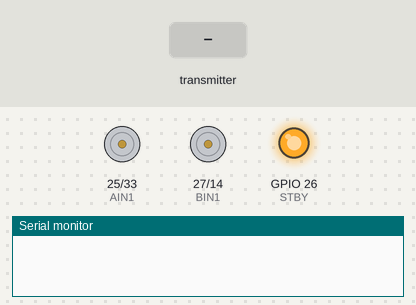
This sketch was run on a simulated ESP32. Shown: motor-driver pin pairs drawn as motors (green arrow = first pin HIGH = forward, orange = second pin HIGH = backward, longer = more drive, scaled by the enable pin, stopped while the standby pin is LOW), output pins drawn as LEDs (lit = HIGH), the last lines printed to the serial monitor. The test bench sets the inputs (shaded band).

Above: at 1.2 s.
1.3 s: the transmitter starts sending command = Forward
At 2.5 s:
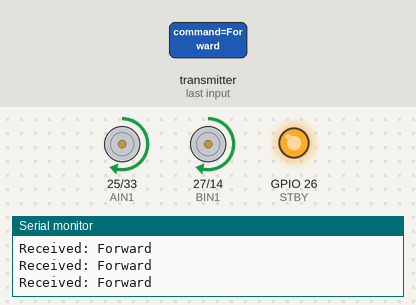
2.8 s: the transmitter starts sending command = Backward
At 3.8 s:
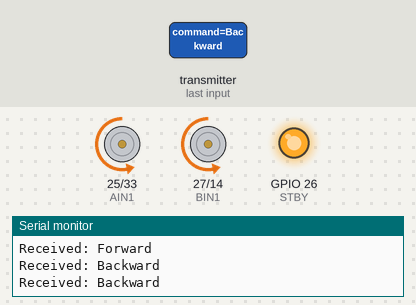
4.3 s: the transmitter starts sending command = Left
At 5.0 s:
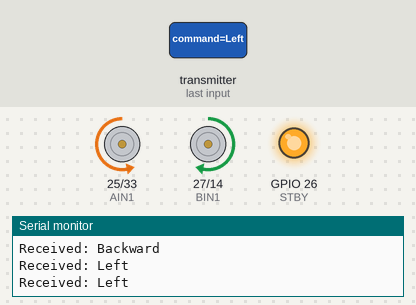
5.8 s: the transmitter starts sending command = Right
At 6.1 s:
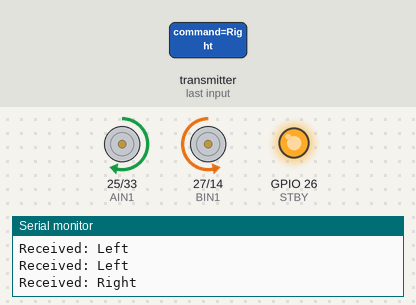
Timing chart, 0 to 8.3 s (numbered marks = the images above; inputs shaded):
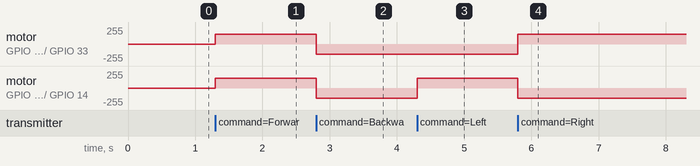

The sketch:

receiver.ino
```cpp
#include <WiFi.h>
#include <esp_now.h>

#define AIN1 25
#define AIN2 33
#define PWMA 32
#define BIN1 27
#define BIN2 14
#define PWMB 12
#define STBY 26

typedef struct struct_message {
  char command[10];
} struct_message;

struct_message incomingMessage;

void forward() {
  digitalWrite(AIN1, HIGH);
  digitalWrite(AIN2, LOW);
  digitalWrite(BIN1, HIGH);
  digitalWrite(BIN2, LOW);
  analogWrite(PWMA, 150);
  analogWrite(PWMB, 150);
}

void backward() {
  digitalWrite(AIN1, LOW);
  digitalWrite(AIN2, HIGH);
  digitalWrite(BIN1, LOW);
  digitalWrite(BIN2, HIGH);
  analogWrite(PWMA, 150);
  analogWrite(PWMB, 150);
}

void left() {
  digitalWrite(AIN1, LOW);
  digitalWrite(AIN2, HIGH);
  digitalWrite(BIN1, HIGH);
  digitalWrite(BIN2, LOW);
  analogWrite(PWMA, 150);
  analogWrite(PWMB, 150);
}

void right() {
  digitalWrite(AIN1, HIGH);
  digitalWrite(AIN2, LOW);
  digitalWrite(BIN1, LOW);
  digitalWrite(BIN2, HIGH);
  analogWrite(PWMA, 150);
  analogWrite(PWMB, 150);
}

void stop() {
  digitalWrite(AIN1, LOW);
  digitalWrite(AIN2, LOW);
  digitalWrite(BIN1, LOW);
  digitalWrite(BIN2, LOW);
  analogWrite(PWMA, 0);
  analogWrite(PWMB, 0);
}

void onReceive(const esp_now_recv_info_t *info, const uint8_t *data, int len) {
  memcpy(&incomingMessage, data, sizeof(incomingMessage));
  Serial.print("Received: ");
  Serial.println(incomingMessage.command);

  if (strcmp(incomingMessage.command, "Forward") == 0) forward();
  else if (strcmp(incomingMessage.command, "Backward") == 0) backward();
  else if (strcmp(incomingMessage.command, "Left") == 0) left();
  else if (strcmp(incomingMessage.command, "Right") == 0) right();
  else stop();
}

void setup() {
  Serial.begin(115200);
  pinMode(AIN1, OUTPUT);
  pinMode(AIN2, OUTPUT);
  pinMode(BIN1, OUTPUT);
  pinMode(BIN2, OUTPUT);
  pinMode(PWMA, OUTPUT);
  pinMode(PWMB, OUTPUT);
  pinMode(STBY, OUTPUT);
  digitalWrite(STBY, HIGH);
  stop();

  WiFi.mode(WIFI_STA);
  if (esp_now_init() != ESP_OK) {
    Serial.println("ESP-NOW init failed!");
    return;
  }
  esp_now_register_recv_cb(onReceive);
}

void loop() {}
```

Measured:
- after the input at 1.3 s, motor on GPIO 25 (AIN1) / GPIO 33 (AIN2), motor on GPIO 27 (BIN1) / GPIO 14 (BIN2): stopped → forward 150/255 at once
- after the input at 2.8 s, motor on GPIO 25 (AIN1) / GPIO 33 (AIN2), motor on GPIO 27 (BIN1) / GPIO 14 (BIN2): forward 150/255 → backward 150/255 at once
- after the input at 4.3 s, motor on GPIO 27 (BIN1) / GPIO 14 (BIN2): backward 150/255 → forward 150/255 at once
- after the input at 5.8 s, motor on GPIO 25 (AIN1) / GPIO 33 (AIN2): backward 150/255 → forward 150/255 at once; motor on GPIO 27 (BIN1) / GPIO 14 (BIN2): forward 150/255 → backward 150/255 at once
